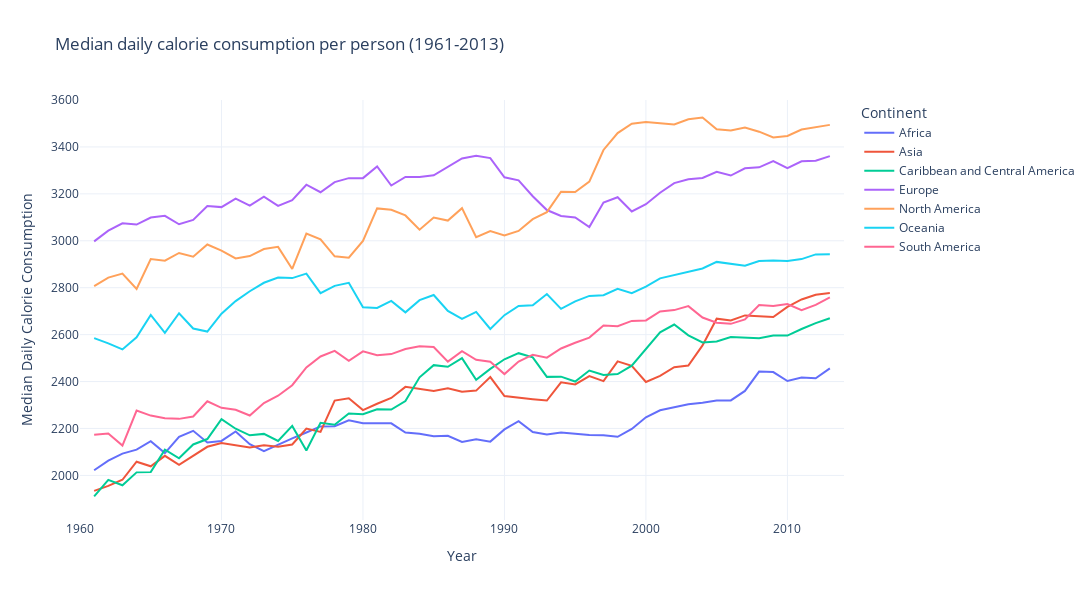

Source (notebook cell):
### Code cell
fig = px.line(df_median_calories_per_continent, 
              x="year", 
              y="total", 
              title="Median daily calorie consumption per person (1961-2013)",
              height=600,
              width=1200,
              color="continent",
              template="plotly_white",
             )

fig.update_layout(
    xaxis_title="Year",
    yaxis_title="Median Daily Calorie Consumption",
    legend={"title": {"text": "Continent"}},
    hovermode="x"
)
fig.update_traces(hovertemplate='%{y:.0f} kcal')

fig.update_xaxes(range=[1960, 2014])
fig.update_yaxes(range=[1810, 3600])

fig.show()
